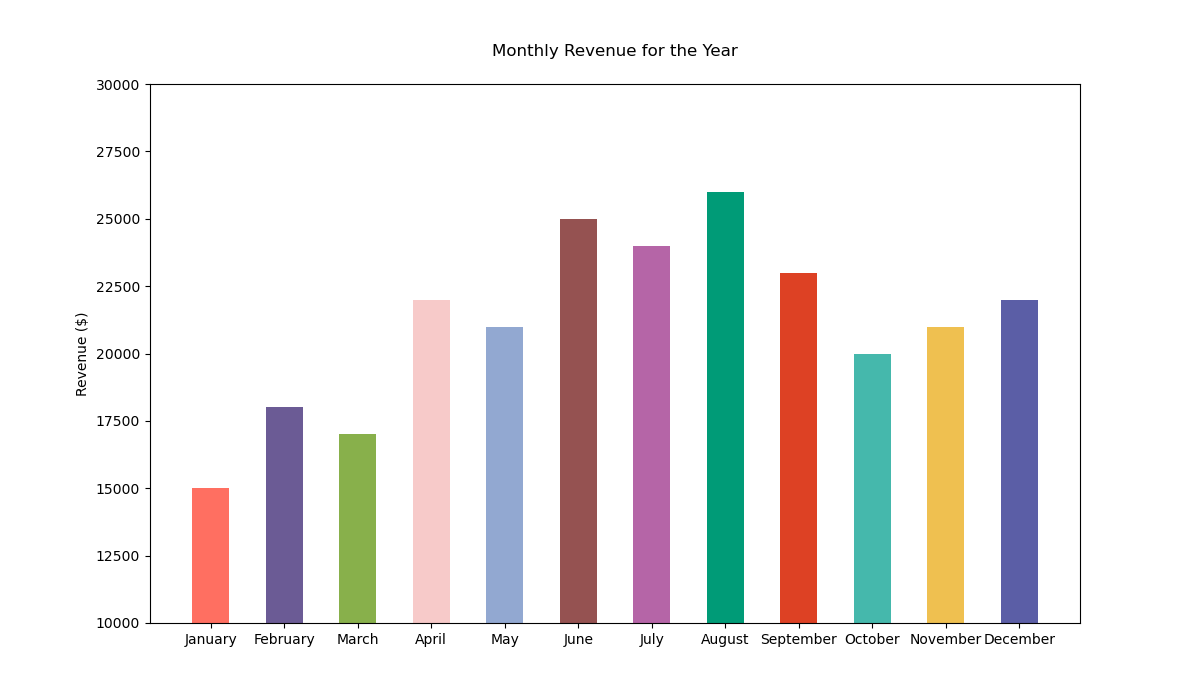

Generate this figure with Python:

import matplotlib.pyplot as plt

# Data points
months = ['January', 'February', 'March', 'April', 'May', 'June', 'July', 'August', 'September', 'October', 'November', 'December']
revenue = [15000, 18000, 17000, 22000, 21000, 25000, 24000, 26000, 23000, 20000, 21000, 22000]

# Colors for each bar
colors = ['#FF6F61', '#6B5B95', '#88B04B', '#F7CAC9', '#92A8D1', '#955251', '#B565A7', '#009B77', '#DD4124', '#45B8AC', '#EFC050', '#5B5EA6']

# Create a vertical bar chart
plt.figure(figsize=(12, 7))
plt.bar(months, revenue, color=colors, width=0.5)

# Modify the ticks, labels, and title
plt.ylabel('Revenue ($)')
plt.title('Monthly Revenue for the Year', pad=20)
plt.ylim(10000, 30000)

# Display the plot
plt.show()
